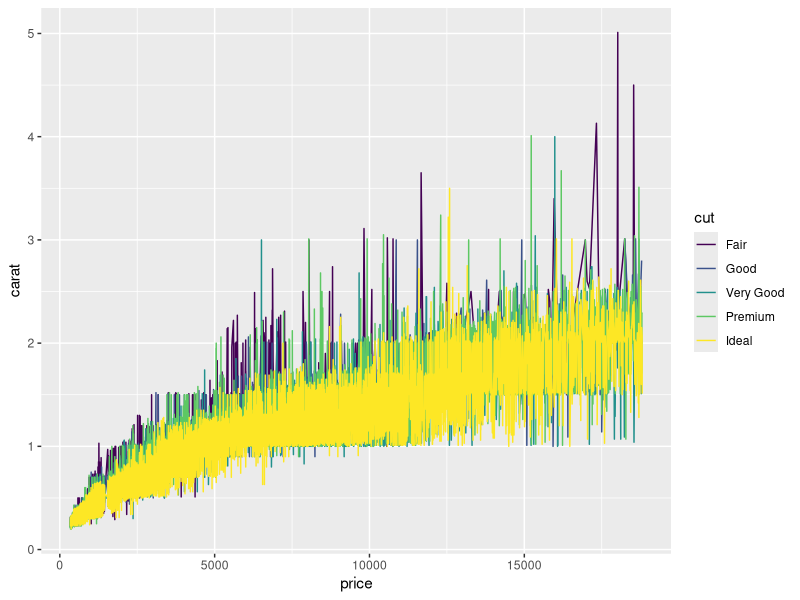

Reproduce this figure in R.
## ---- chunk 1
library(tidyverse)
## ---- chunk 2
### In this code chunk, start with the diamonds dataset (built in to
### ggplot2 package) and create a plot of price vs. carat (or some other
### variables of your choice)
## ---- chunk 3
diamonds
ggplot(diamonds, aes(x = price, y = carat, color = cut)) +
  geom_line()
## ---- chunk 4
#wfnjmfzkjdzfkjzdfk
## ---- chunk 5
### Both partners - delete this comment, then write some code here
### to plot, summarize, calculate something simple using the diamonds
### dataset (or anything you like, really)
